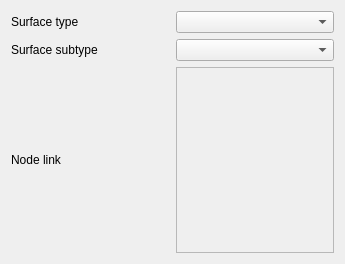
<?xml version="1.0" encoding="UTF-8"?>
<ui version="4.0">
 <class>Form_base3</class>
 <widget class="QWidget" name="Form_base3">
  <property name="geometry">
   <rect>
    <x>0</x>
    <y>0</y>
    <width>345</width>
    <height>264</height>
   </rect>
  </property>
  <property name="windowTitle">
   <string>Form</string>
  </property>
  <layout class="QGridLayout" name="gridLayout">
   <item row="2" column="1">
    <widget class="QFrame" name="frame_node">
     <property name="frameShape">
      <enum>QFrame::StyledPanel</enum>
     </property>
     <property name="frameShadow">
      <enum>QFrame::Raised</enum>
     </property>
     <layout class="QVBoxLayout" name="verticalLayout"/>
    </widget>
   </item>
   <item row="0" column="1">
    <widget class="QComboBox" name="comboBox_type"/>
   </item>
   <item row="0" column="0">
    <widget class="QLabel" name="label">
     <property name="text">
      <string>Surface type</string>
     </property>
    </widget>
   </item>
   <item row="2" column="0">
    <widget class="QLabel" name="label_2">
     <property name="text">
      <string>Node link</string>
     </property>
    </widget>
   </item>
   <item row="1" column="1">
    <widget class="QComboBox" name="comboBox_subtype"/>
   </item>
   <item row="1" column="0">
    <widget class="QLabel" name="label_3">
     <property name="text">
      <string>Surface subtype</string>
     </property>
    </widget>
   </item>
  </layout>
 </widget>
 <resources/>
 <connections/>
</ui>
